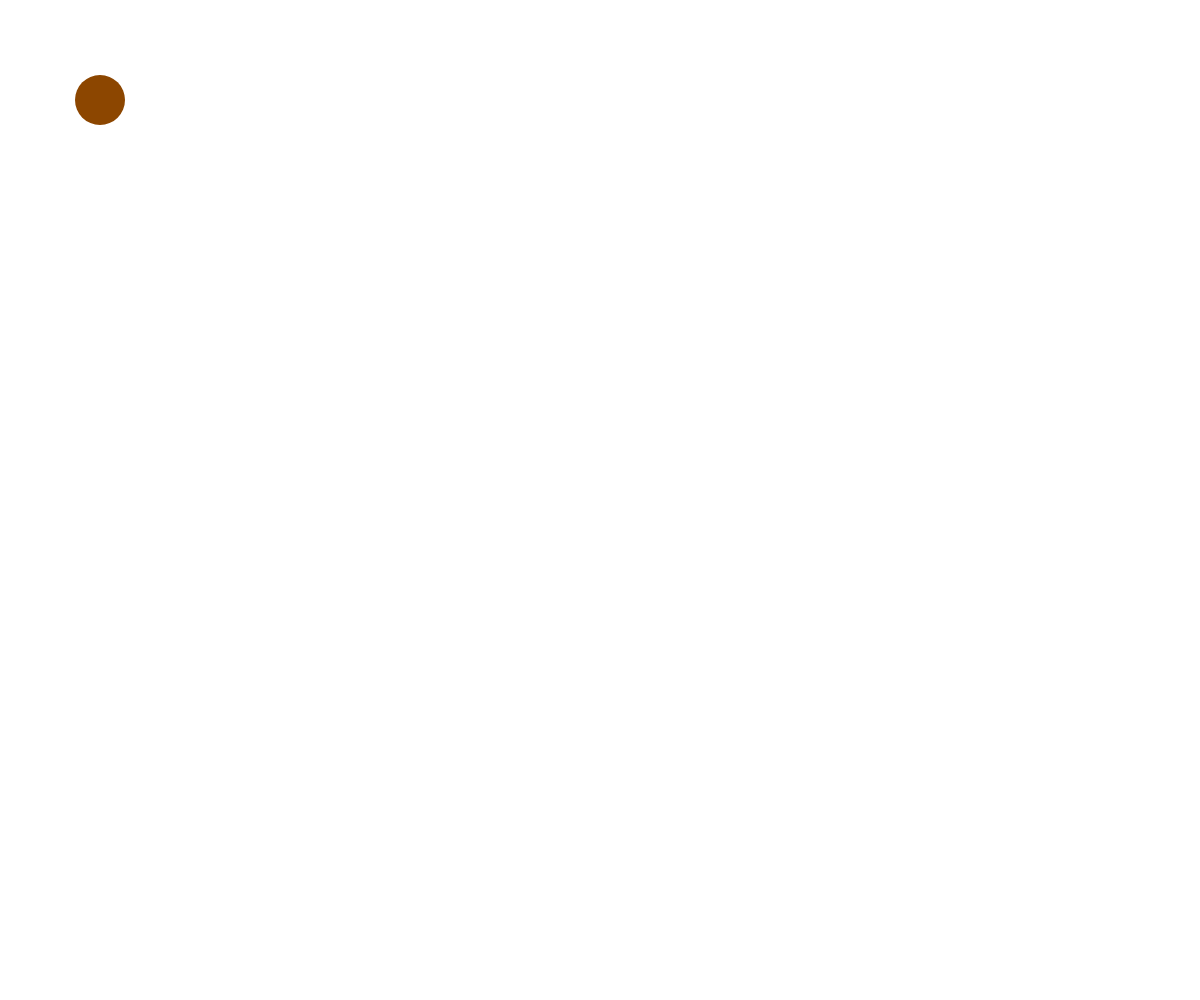
Frame 1 (no input)
Frame 60 (no input): blank canvas, image omitted
Frame 120 (the mouse pressed at the canvas centre since frame 60): blank canvas, image omitted

The p5.js sketch that drew this single still picture (run headless with seeded random() and noise() and a simulated clock; from frame 60 on, the mouse is pressed at the canvas centre):

// p5.js sketch
// ── sketch.js
// Academy of Art University
// WNM 498 Generative Art & Creative Code
//
// Ryan Berkey
// ryan@rybotron.com


var ball;

function setup(){
  createCanvas( windowWidth, windowHeight );

  // Assign ball using object literal notation with properties and methods that mimic a ball in the real world
  ball = {
    xPos: 100,
    yPos: 100,
    xSpeed: 5,
    ySpeed: 5,
    size: 50,
    color: color(140, 70, 0,  255), // p5.js color() creates an array of rgba
    type: "basketball",

    // The show method will draw our ball to the screen
    show: function(){
      noStroke();
      fill( this.color, this.color[3] ); // fill with our color, and the color[3] alpha
      ellipse(this.xPos, this.yPos, this.size, this.size);
    },

    // The move method will update the ball's position and check to see if it hits the floor or ceiling.
    move: function(){

      this.xPos += this.xSpeed;
      this.yPos += this.ySpeed;

      if ((this.xPos > width) || (this.xPos < 0)) {
        this.xSpeed *= -1;
      }
      if ((this.yPos > height) || (this.yPos < 0)) {
        this.ySpeed *= -1;
      }

    } 

  };

}

function draw(){

  background(255);

  // Call methods using property accessors (dot notation) to show and move the ball
  ball.show();
  ball.move();

}
